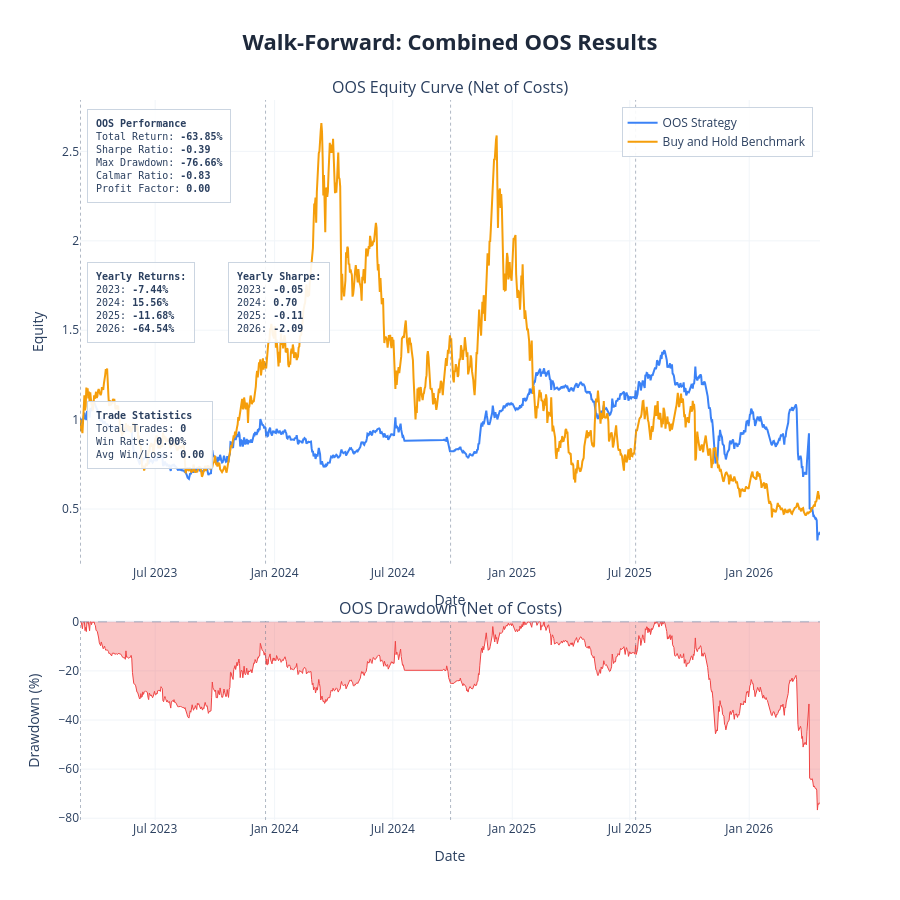

The notebook cell saved with this chart:
### Markdown cell above
---
## Results Charts and Cost Stress Test

**OOS equity chart** — combined OOS period stitched from all folds, overlaid with the
equal-weight universe basket (benchmark).

**Why the equal-weight basket is the right benchmark for this strategy:**  
A dollar-neutral XS momentum portfolio (long top-N, short bottom-N, equal weight) has
**zero net market exposure** by construction — the long and short legs cancel in aggregate.
This means BTC buy-and-hold is *not* a valid comparison: if the whole market rises uniformly,
a dollar-neutral strategy should earn approximately zero from that move.

The equal-weight basket represents the passive return from holding all universe coins equally,
with no selection or ranking. Any outperformance over this baseline is *pure cross-sectional
alpha* — return that comes solely from the ranking signal correctly identifying relative
winners and losers, not from riding overall market direction.

Reading the chart:
- **Benchmark rises, strategy lags** → the short leg is the drag; you are short coins that
  are rising, just slower than the longs. The strategy is still doing its job, but market
  beta inside the long leg does not offset the short-leg drag.
- **Benchmark falls, strategy holds or rises** → the short leg is working; the coins you
  are short are falling harder than the longs, generating positive spread return.
- **Both fall together** → a broad market crash overwhelms cross-sectional differentiation;
  expected for XS momentum in high-correlation bear regimes where all assets move together.

**Cost stress test** — re-runs the combined OOS backtest at escalating cost multipliers.
Works correctly because `oos_combined_df` carries the `turnover` column: the engine applies
`trade_cost = turnover × cost` at each rebalance bar, so raising `cost` correctly scales
the burden on high-turnover periods without re-running the strategy.

### Code cell
# ── OOS equity + fold charts ──────────────────────────────────────────────────
plot_walk_forward_results(
    results         = results,
    param_defs      = PARAM_DEFS,
    fixed_params    = FIXED_PARAMS,
    benchmark_data  = ew_df,       # equal-weight universe basket
    show            = True,
    save_html_dir   = None,
    show_fold_perf  = False,
    show_param_evol = False,
    show_oos_equity = True,
    show_trades     = False,
)

# ── transaction cost stress test ──────────────────────────────────────────────
if results['oos_combined_df'] is not None:
    cost_df = cost_stress_test(
        oos_combined_df  = results['oos_combined_df'],
        cost_multipliers = (1.0, 1.5, 2.0, 3.0),
        base_cost        = COST,
    )
else:
    print('No combined OOS dataframe — skip cost stress test.')

### Figure 1 — Plotly figure (JSON) as saved in the notebook; plotly's stock layout.template omitted (floating-point values rounded to 4 significant figures; data arrays with more than 128 entries replaced by an {"elided": "..."} marker saying what was removed)
{"data": [{"hovertemplate": "<b>OOS Strategy</b><br>Date: %{x}<br>Equity: %{y:.4f}<extra></extra>", "line": {"color": "#3b82f6", "width": 2}, "mode": "lines", "name": "OOS Strategy", "type": "scatter", "x": {"elided": "1140 str values"}, "xaxis": "x", "y": {"elided": "1140 float values"}, "yaxis": "y"}, {"hovertemplate": "<b>Buy and Hold Benchmark</b><br>Date: %{x}<br>Equity: %{y:.4f}<extra></extra>", "line": {"color": "#f59e0b", "width": 2}, "mode": "lines", "name": "Buy and Hold Benchmark", "type": "scatter", "x": {"elided": "1140 str values"}, "xaxis": "x", "y": {"elided": "1140 float values"}, "yaxis": "y"}, {"fill": "tozeroy", "fillcolor": "rgba(239, 68, 68, 0.3)", "hovertemplate": "<b>Drawdown</b><br>Date: %{x}<br>%{y:.2f}%<extra></extra>", "line": {"color": "#ef4444", "width": 1}, "mode": "lines", "name": "Drawdown", "showlegend": false, "type": "scatter", "x": {"elided": "1140 str values"}, "xaxis": "x2", "y": {"elided": "1140 float values"}, "yaxis": "y2"}], "layout": {"annotations": [{"font": {"size": 16}, "showarrow": false, "text": "OOS Equity Curve (Net of Costs)", "x": 0.5, "xanchor": "center", "xref": "paper", "y": 1, "yanchor": "bottom", "yref": "paper"}, {"font": {"size": 16}, "showarrow": false, "text": "OOS Drawdown (Net of Costs)", "x": 0.5, "xanchor": "center", "xref": "paper", "y": 0.276, "yanchor": "bottom", "yref": "paper"}, {"align": "left", "bgcolor": "rgba(255, 255, 255, 0.9)", "bordercolor": "#cbd5e1", "borderpad": 8, "borderwidth": 1, "font": {"family": "monospace", "size": 10}, "showarrow": false, "text": "<b>OOS Performance</b><br>Total Return: <b>-63.85%</b><br>Sharpe Ratio: <b>-0.39</b><br>Max Drawdown: <b>-76.66%</b><br>Calmar Ratio: <b>-0.83</b><br>Profit Factor: <b>0.00</b>", "x": 0.01, "xanchor": "left", "xref": "x domain", "y": 0.98, "yanchor": "top", "yref": "y domain"}, {"align": "left", "bgcolor": "rgba(255, 255, 255, 0.9)", "bordercolor": "#cbd5e1", "borderpad": 8, "borderwidth": 1, "font": {"family": "monospace", "size": 10}, "showarrow": false, "text": "<b>Yearly Returns:</b><br>2023: <b>-7.44%</b><br>2024: <b>15.56%</b><br>2025: <b>-11.68%</b><br>2026: <b>-64.54%</b><br>", "x": 0.01, "xanchor": "left", "xref": "x domain", "y": 0.65, "yanchor": "top", "yref": "y domain"}, {"align": "left", "bgcolor": "rgba(255, 255, 255, 0.9)", "bordercolor": "#cbd5e1", "borderpad": 8, "borderwidth": 1, "font": {"family": "monospace", "size": 10}, "showarrow": false, "text": "<b>Yearly Sharpe:</b><br>2023: <b>-0.05</b><br>2024: <b>0.70</b><br>2025: <b>-0.11</b><br>2026: <b>-2.09</b><br>", "x": 0.2, "xanchor": "left", "xref": "x domain", "y": 0.65, "yanchor": "top", "yref": "y domain"}, {"align": "left", "bgcolor": "rgba(255, 255, 255, 0.9)", "bordercolor": "#cbd5e1", "borderpad": 8, "borderwidth": 1, "font": {"family": "monospace", "size": 10}, "showarrow": false, "text": "<b>Trade Statistics</b><br>Total Trades: <b>0</b><br>Win Rate: <b>0.00%</b><br>Avg Win/Loss: <b>0.00</b>", "x": 0.01, "xanchor": "left", "xref": "x domain", "y": 0.35, "yanchor": "top", "yref": "y domain"}], "height": 900, "hovermode": "x unified", "legend": {"bgcolor": "rgba(255, 255, 255, 0.9)", "bordercolor": "#cbd5e1", "borderwidth": 1, "x": 0.99, "xanchor": "right", "y": 0.99, "yanchor": "top"}, "shapes": [{"line": {"color": "#94a3b8", "dash": "dash", "width": 1}, "type": "line", "x0": 0, "x1": 1, "xref": "x2 domain", "y0": 0, "y1": 0, "yref": "y2"}, {"line": {"color": "rgba(100,116,139,0.5)", "dash": "dot", "width": 1}, "type": "line", "x0": "2023-03-08 00:00:00", "x1": "2023-03-08 00:00:00", "xref": "x", "y0": 0, "y1": 1, "yref": "y domain"}, {"line": {"color": "rgba(100,116,139,0.5)", "dash": "dot", "width": 1}, "type": "line", "x0": "2023-03-08 00:00:00", "x1": "2023-03-08 00:00:00", "xref": "x2", "y0": 0, "y1": 1, "yref": "y2 domain"}, {"line": {"color": "rgba(100,116,139,0.5)", "dash": "dot", "width": 1}, "type": "line", "x0": "2023-12-18 00:00:00", "x1": "2023-12-18 00:00:00", "xref": "x", "y0": 0, "y1": 1, "yref": "y domain"}, {"line": {"color": "rgba(100,116,139,0.5)", "dash": "dot", "width": 1}, "type": "line", "x0": "2023-12-18 00:00:00", "x1": "2023-12-18 00:00:00", "xref": "x2", "y0": 0, "y1": 1, "yref": "y2 domain"}, {"line": {"color": "rgba(100,116,139,0.5)", "dash": "dot", "width": 1}, "type": "line", "x0": "2024-09-28 00:00:00", "x1": "2024-09-28 00:00:00", "xref": "x", "y0": 0, "y1": 1, "yref": "y domain"}, {"line": {"color": "rgba(100,116,139,0.5)", "dash": "dot", "width": 1}, "type": "line", "x0": "2024-09-28 00:00:00", "x1": "2024-09-28 00:00:00", "xref": "x2", "y0": 0, "y1": 1, "yref": "y2 domain"}, {"line": {"color": "rgba(100,116,139,0.5)", "dash": "dot", "width": 1}, "type": "line", "x0": "2025-07-10 00:00:00", "x1": "2025-07-10 00:00:00", "xref": "x", "y0": 0, "y1": 1, "yref": "y domain"}, {"line": {"color": "rgba(100,116,139,0.5)", "dash": "dot", "width": 1}, "type": "line", "x0": "2025-07-10 00:00:00", "x1": "2025-07-10 00:00:00", "xref": "x2", "y0": 0, "y1": 1, "yref": "y2 domain"}], "showlegend": true, "title": {"font": {"color": "#1E293B", "size": 22}, "text": "<b>Walk-Forward: Combined OOS Results</b>", "x": 0.5, "xanchor": "center"}, "xaxis": {"anchor": "y", "domain": [0, 1], "gridcolor": "#f1f5f9", "gridwidth": 1, "showgrid": true, "title": {"text": "Date"}}, "xaxis2": {"anchor": "y2", "domain": [0, 1], "gridcolor": "#f1f5f9", "gridwidth": 1, "showgrid": true, "title": {"text": "Date"}}, "yaxis": {"anchor": "x", "domain": [0.356, 1], "gridcolor": "#f1f5f9", "gridwidth": 1, "showgrid": true, "title": {"text": "Equity"}}, "yaxis2": {"anchor": "x2", "domain": [0, 0.276], "gridcolor": "#f1f5f9", "gridwidth": 1, "showgrid": true, "title": {"text": "Drawdown (%)"}}}}
